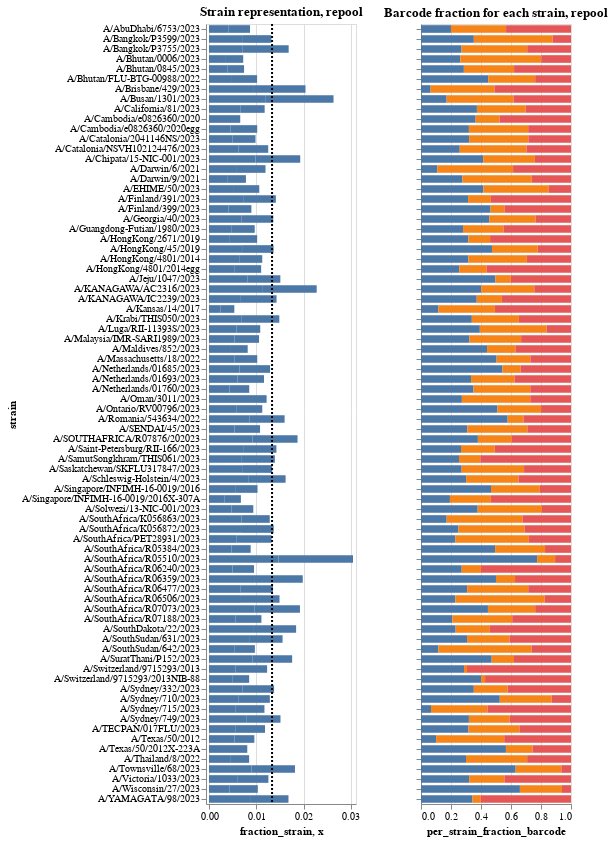

Notebook code cell kept with this figure:
### Code cell
# Global chart config
width = 150


# Plot the current fraction of each strain in the pool
strains_chart = (
    alt.Chart(mean_single_well, width=width)
    .encode(
        alt.X(
            "fraction_strain",
            scale=alt.Scale(nice=False, padding=3),
        ),
        alt.Y("strain", axis=alt.Axis(labelLimit=1000)),
        
        tooltip = ['strain', 'fraction_strain', 'est_tcid50'],
    )
).mark_bar(height={"band": 0.85}).properties(
        height=alt.Step(10),
        width=width,
        title="",
    ).properties(
        height = alt.Step(10),
        width = width,
        title = "Strain representation, repool")
# add veritcal line where we would expect equal representation of all barcodes in pool
expected_line = alt.Chart(
    pd.DataFrame({'x': [1/num_strains]}),
    width=width
).mark_rule(strokeDash = [2,2], strokeWidth = 2).encode(x = 'x')
# plot both barcode counts and expected line
strains_chart = strains_chart + expected_line


# Plot the barcode fraction per strain in the pool
all_barcode_counts = (counts
                      .query('virus_library == "H3N2"')
                      [['strain', 'barcode', 'count', 'well']].dropna()
                     )
single_well_all_barcode_counts = all_barcode_counts[all_barcode_counts['well'].isin(['E1','A3'])]
# Get tidy single well means
tidy_single_well = single_well_all_barcode_counts[['strain','barcode','count']].groupby(['strain', 'barcode']).mean().reset_index()
# Get sums for each strain
strain_sums_df = tidy_single_well.groupby('strain').sum().rename(columns = {'count': 'strain_count_sum'}).reset_index()
# Merge and calculate per strain the fraction represented by each barcode
tidy_single_well = tidy_single_well.merge(strain_sums_df[['strain', 'strain_count_sum']], 
                       on = ['strain'],
                       validate="many_to_one",
                      )
tidy_single_well['per_strain_fraction_barcode'] = tidy_single_well['count'] / tidy_single_well['strain_count_sum']
tidy_single_well['barcode_letter'] = (['A', 'B', 'C'] * len(strain_sums_df))

# Plot as colored bar chart
bar_chart = alt.Chart(tidy_single_well, title = "Barcode fraction for each strain, repool", width=width).mark_bar(height={"band": 0.85}).encode(
    x = 'per_strain_fraction_barcode',
    y = alt.Y('strain', axis = alt.Axis(title='', labelFontSize=0)),
    color=alt.Color('barcode_letter', legend=None),
    tooltip = ['strain', 'per_strain_fraction_barcode', 'barcode'],
# ).configure_axis(grid=False).properties(
#         height = alt.Step(10),
#         width = 200,
#         title = "Barcode fraction for each strain, repool")
)
alt.concat(strains_chart, bar_chart).resolve_scale(
    y='shared'
)

### Figure 1 — Vega-Lite specification as saved in the notebook (floating-point values rounded to 4 significant figures; data arrays with more than 128 entries replaced by an {"elided": "..."} marker saying what was removed)
{"config": {"view": {"continuousWidth": 300, "continuousHeight": 300}}, "concat": [{"layer": [{"data": {"name": "data-577a59925806a9b55c30eb254bcef7af"}, "mark": {"type": "bar", "height": {"band": 0.85}}, "encoding": {"tooltip": [{"field": "strain", "type": "nominal"}, {"field": "fraction_strain", "type": "quantitative"}, {"field": "est_tcid50", "type": "quantitative"}], "x": {"field": "fraction_strain", "scale": {"nice": false, "padding": 3}, "type": "quantitative"}, "y": {"axis": {"labelLimit": 1000}, "field": "strain", "type": "nominal"}}, "title": "Strain representation, repool"}, {"data": {"name": "data-3415c78cab05fda47dddc30b568f21f8"}, "mark": {"type": "rule", "strokeDash": [2, 2], "strokeWidth": 2}, "encoding": {"x": {"field": "x", "type": "quantitative"}}}], "height": {"step": 10}, "width": 150}, {"data": {"name": "data-7b8ec78bdbc6a051159162295276d54d"}, "mark": {"type": "bar", "height": {"band": 0.85}}, "encoding": {"color": {"field": "barcode_letter", "legend": null, "type": "nominal"}, "tooltip": [{"field": "strain", "type": "nominal"}, {"field": "per_strain_fraction_barcode", "type": "quantitative"}, {"field": "barcode", "type": "nominal"}], "x": {"field": "per_strain_fraction_barcode", "type": "quantitative"}, "y": {"axis": {"labelFontSize": 0, "title": ""}, "field": "strain", "type": "nominal"}}, "title": "Barcode fraction for each strain, repool", "width": 150}], "resolve": {"scale": {"y": "shared"}}, "$schema": "https://vega.github.io/schema/vega-lite/v5.16.3.json", "datasets": {"data-577a59925806a9b55c30eb254bcef7af": {"elided": "156 records"}, "data-3415c78cab05fda47dddc30b568f21f8": [{"x": 0.01333}], "data-7b8ec78bdbc6a051159162295276d54d": {"elided": "234 records"}}}
